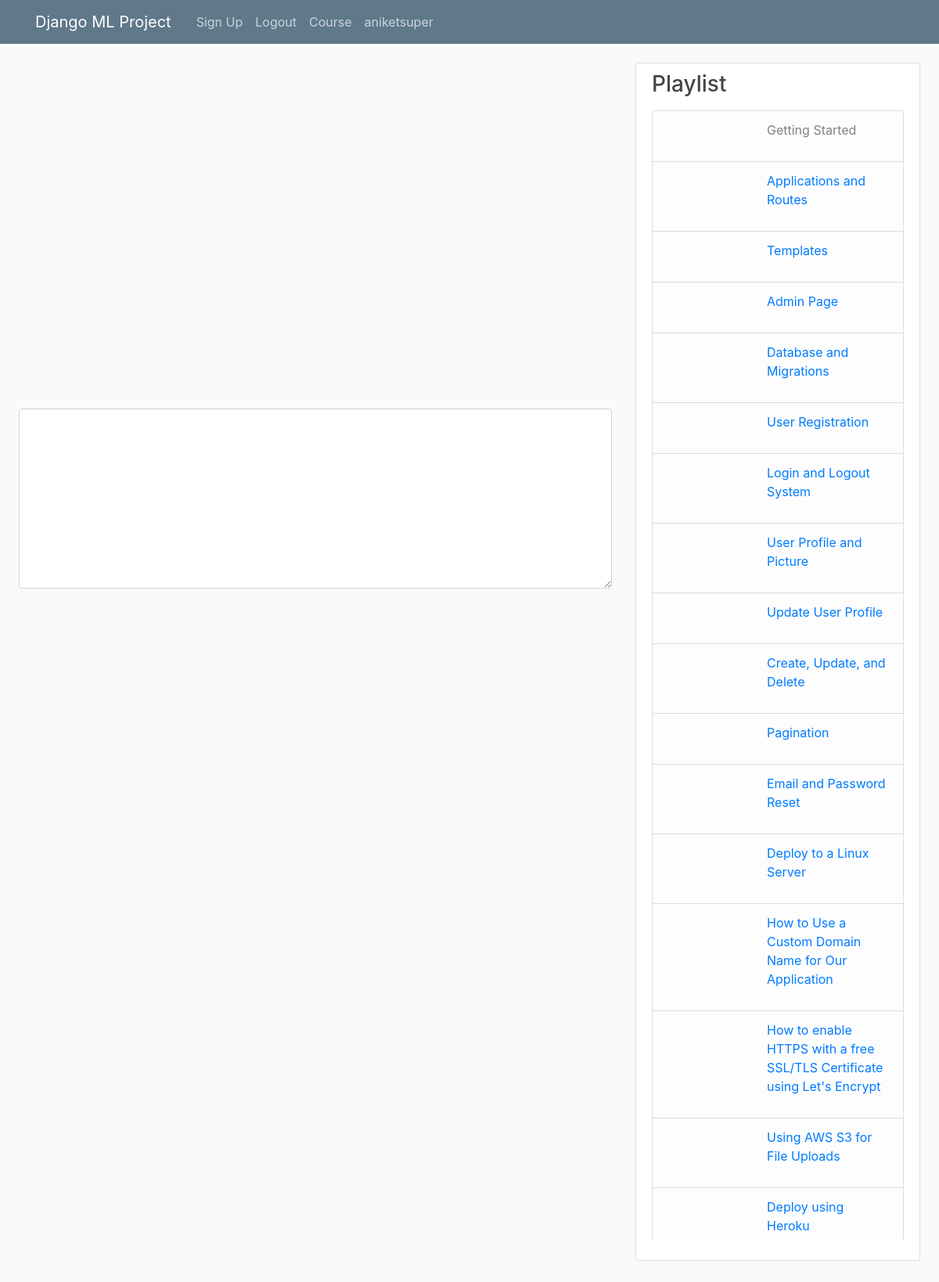
Screenshot of /course/ (signed in) with the database file from the repository.
### videos/models.py (models this page shows, shortened)
class Video(models.Model):
    title = models.CharField(max_length=100)
    added = models.DateTimeField(auto_now_add=True)
    url = EmbedVideoField(default="https://youtu.be/dQw4w9WgXcQ")
    class Meta:
        ordering = ['added']

### Course/views.py (the view)
# urls.py: path('',views.home, name='Course-home'),    #homepage
@login_required
def home(request,index=1):
    context = {
        'videos' : Video.objects.all(),
        'index' : index,
        'title' : 'Course ' + str(index)
    }
    return render(request,'Course/home.html',context=context)

### Course/templates/Course/home.html (shortened to what this page needs)
{% extends 'base.html' %}
{% load embed_video_tags %}
{% block content %}
    <div class="row">
        <div class="col-md-8 col-sm-6">
            <div class="row">
                <div class="col-md-12 col-sm-12">
                    {% for video in videos %}
                        {% if forloop.counter == index %}
                            <div class="video-container">{% video video.url '100%x100%' %}</div>
                        {% endif %}
                    {% endfor %}
                </div>
                <div class="col-md-12 col-sm-12">
                    <div class="form-outline pt-3 pb-3">
                        <textarea class="form-control" id="textAreaExample1" rows="9"></textarea>
                    </div>
                </div>
            </div>
        </div>
        <div class="col-md-4 col-sm-6">
            <div class="content-section">
                <h3>Playlist</h3>
                <p class='text-muted'>
                    <ul class="list-group infinite-scroll" style="max-height: 61vh; overflow-y: scroll;">
                        {% for video in videos %}
                            {% if forloop.counter == index %}
                                <li class="list-group-item list-group-item-light disable">
                                    <a>
                                        <p class="title">{{ video.title }}</p>
                                    </a>
                                </li>
                            {% else %}
                                <li class="list-group-item list-group-item-light">
                                    <a href="{% url 'Course-home' %}{{ forloop.counter }}">
                                        <p class="title">{{ video.title }}</p>
                                    </a>
                                </li>
                            {% endif %}
                        {% endfor %}
                    </ul>
                </p>
            </div>
        </div>
    </div>
{% endblock content %}

### templates/base.html (shortened to what this page needs)
{% load static %}
<!DOCTYPE html>
<html>
    <head>
        <link rel="stylesheet"
              href="https://cdn.jsdelivr.net/npm/bootstrap@4.3.1/dist/css/bootstrap.min.css"
>
        <link rel="stylesheet" href="{% static 'main.css' %}">
    </head>
    <body>
        <header class="site-header">
            <nav class="navbar navbar-expand-md navbar-dark bg-steel fixed-top">
                <div class="container">
                    <a class="navbar-brand mr-4 text-white">Django ML Project</a>
                    <div class="collapse navbar-collapse" id="navbarSupportedContent">
                        <div class="navbar-nav mr-auto">
                            <a class="nav-item nav-link" href="{% url 'User-signup' %}">Sign Up</a>
                            {% if user.is_authenticated %}
                                <a class="nav-item nav-link" href="{% url 'User-logout' %}">Logout</a>
                                <a class="nav-item nav-link" href="{% url 'Course-home' %}">Course</a>
                                <a class="nav-item nav-link">{{ user.get_username }}</a>
                            {% else %}
                                <a class="nav-item nav-link" href="{% url 'User-login' %}">Login</a>
                            {% endif %}
                        </div>
                    </div>
                </div>
            </nav>
        </header>
        <div class="pl-4 pr-4">
        <main role="main">
            <div>
                {% block content %}{% endblock %}
            </div>
        </main>
    </div>
    </body>
</html>

### static/main.css (style rules this page uses)
body { background: #fafafa; color: #333333; margin-top: 5rem; }
h1, h2, h3, h4, h5, h6 { color: #444444; }
ul { margin: 0; }
.bg-steel { background-color: #5f788a; }
.site-header .navbar-nav .nav-link { color: #cbd5db; }
.content-section { background: #ffffff; padding: 10px 20px; border: 1px solid #dddddd; border-radius: 3px; margin-bottom: 20px; }
.video-container { position: relative; padding-bottom: 56.25%; height: 0; }
.title { padding-left: 45%; text-align:left; }

### rows the page displays
Video: title "Getting Started"
Video: title "Applications and Routes"
Video: title "Templates"
Video: title "Admin Page"
Video: title "Database and Migrations"
Video: title "User Registration"
Video: title "Login and Logout System"
Video: title "User Profile and Picture"
Video: title "Update User Profile"
Video: title "Create, Update, and Delete"
Video: title "Pagination"
Video: title "Email and Password Reset"
Video: title "Deploy to a Linux Server"
Video: title "How to Use a Custom Domain Name for Our Application"
Video: title "How to enable HTTPS with a free SSL/TLS Certificate using Let's Encrypt"
Video: title "Using AWS S3 for File Uploads"
Video: title "Deploy using Heroku"

### other values shown
{{ user.get_username }} "aniketsuper"
